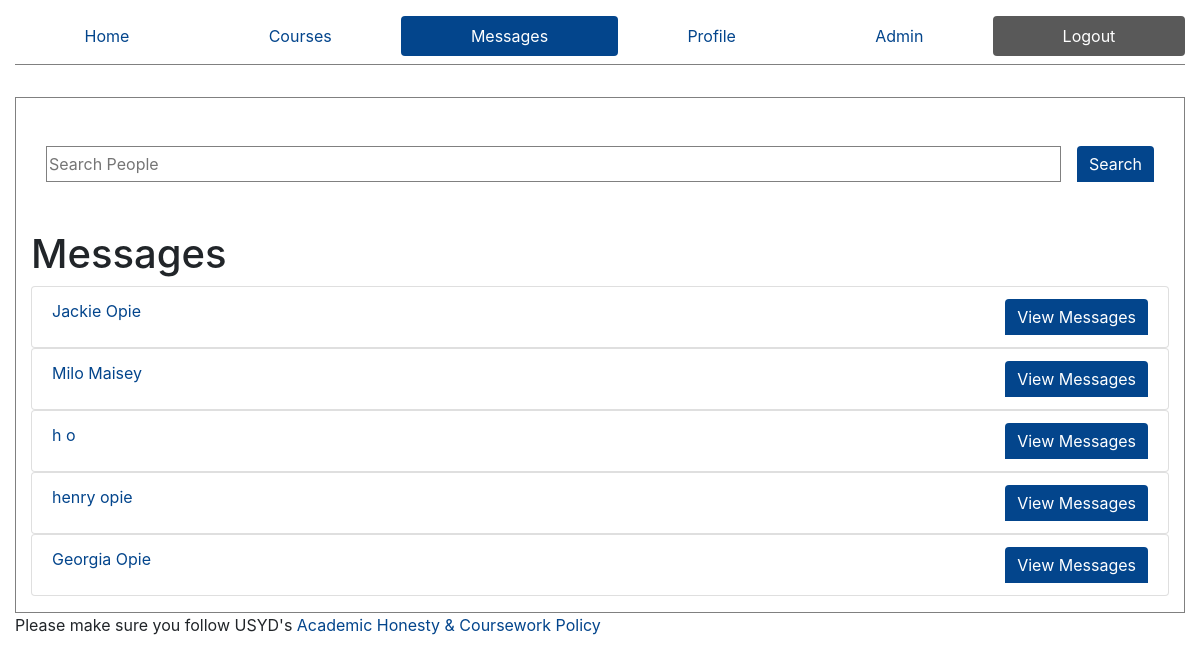
Page /messages/ (signed in) on the earlier database version.
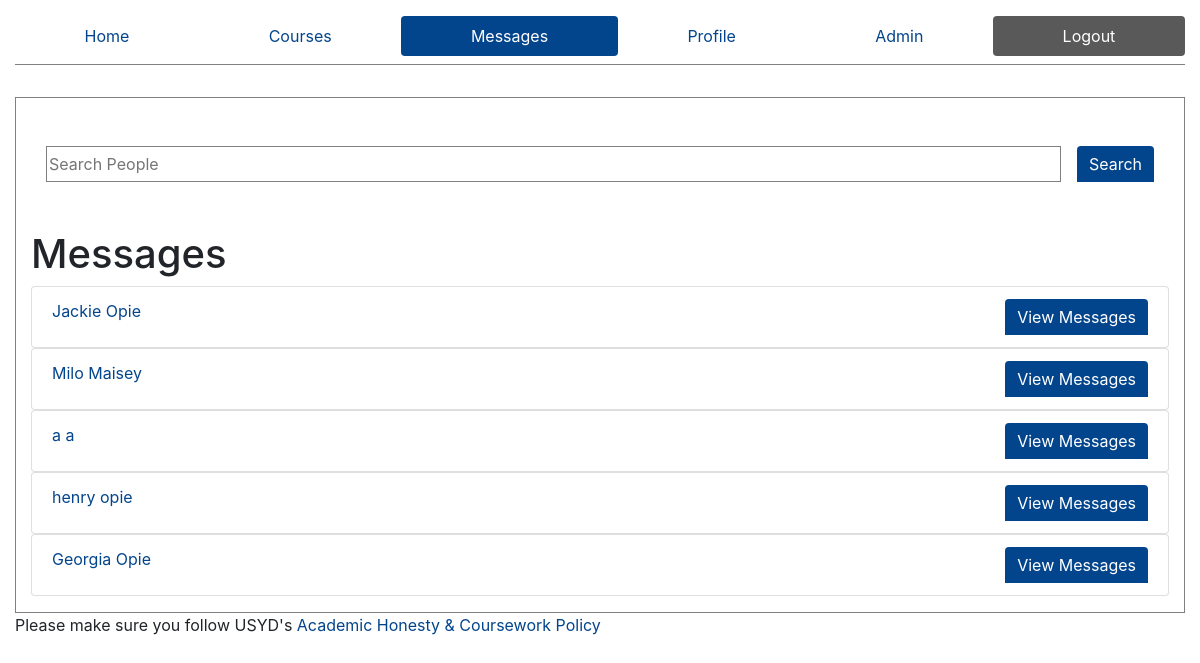
Same page on the later database version.
### ed/models.py (models this page shows)
class Profile(models.Model):
    user = models.OneToOneField(User, on_delete=models.CASCADE, related_name='+', default=1)
    FirstName = models.CharField(max_length=50,default='firstname')
    LastName = models.CharField(max_length=50,default='lastname')
    is_admin = models.BooleanField('Is admin', default=False)

### ed/views.py (the view)
# urls.py: path('messages/', views.messages, name="messages"),
def messages(request):
    is_admin = False
    p = Profile.objects.get(user=request.user)
    if p.is_admin:
        is_admin = True
    profile = Profile.objects.get(user=request.user)
    chatmemberships = ChatMembership.objects.filter(person=profile)
    chatmemberships = chatmemberships.values_list('group', flat=True)
    groups = Group.objects.filter(id__in=chatmemberships)
    members = groups.values_list('members', flat=True)
    ps = Profile.objects.filter(id__in=members)
    context = {
        'active': 'messages',
        'members': ps.all(),
        'is_admin': is_admin
    }
    return render(request, 'messages.html', context=context)

### templates/messages.html (shortened to what this page needs)
{% extends "core.html" %}
{% block content %}
<div class="container-fluid" style="margin-bottom: 2rem; margin-top: 2rem">
    <div class="row">
        <div class="col-12">
        <form action="/messages/search" method="post" role="search" aria-label="Sitewide" style="display: flex; justify-content: center">
            <div class="form-group" style="display: flex; width:100%">
                <input id="search" name="search" placeholder="Search People" type="search" aria-label="search people" style="width: 100%">
            <input type="submit" value="Search" class="btn btn-primary" role="search" style='margin-left: 1rem;'>
            </div>
        </form>
        </div>
    </div>
</div>
{% if members %}
<h1>Messages</h1>
    {% for member in members %}
        <ul class="list-group messages-list">
            <li class="list-group-item message"><a href="{{member.id}}">{{member.FirstName}} {{member.LastName}}</a>
                <a href="{{member.id}}" class="btn btn-primary">View Messages</a>
            </li>
        </ul>
    {% endfor %}
{% else %}
<h4>
    You don't have any messages yet
</h4>
{% endif %}
{% endblock %}

Differences in the rows shown:
changed Profile (number 3 of 5 on the later page): FirstName "h" → "a"; LastName "o" → "a"
